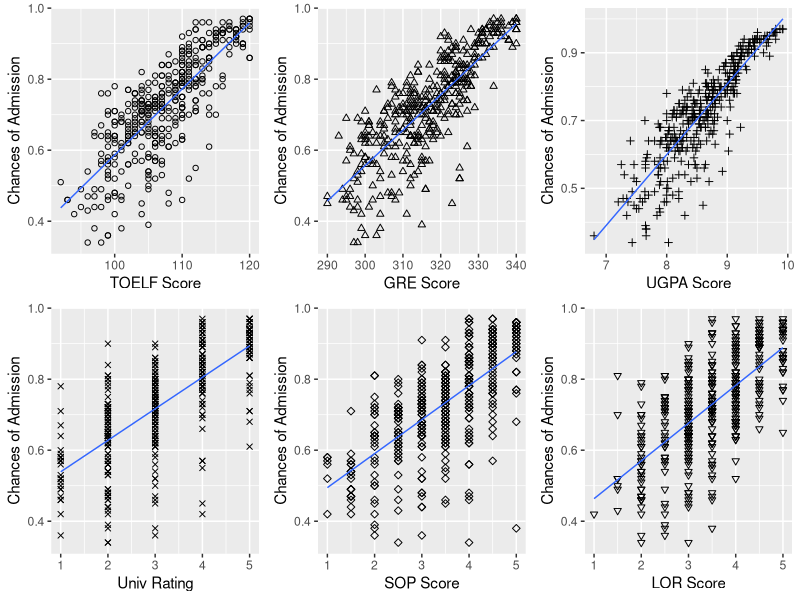
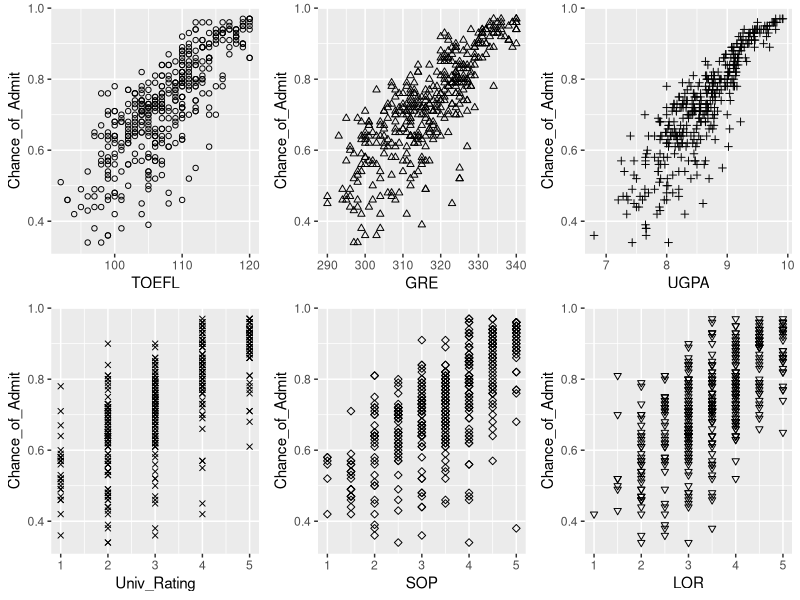
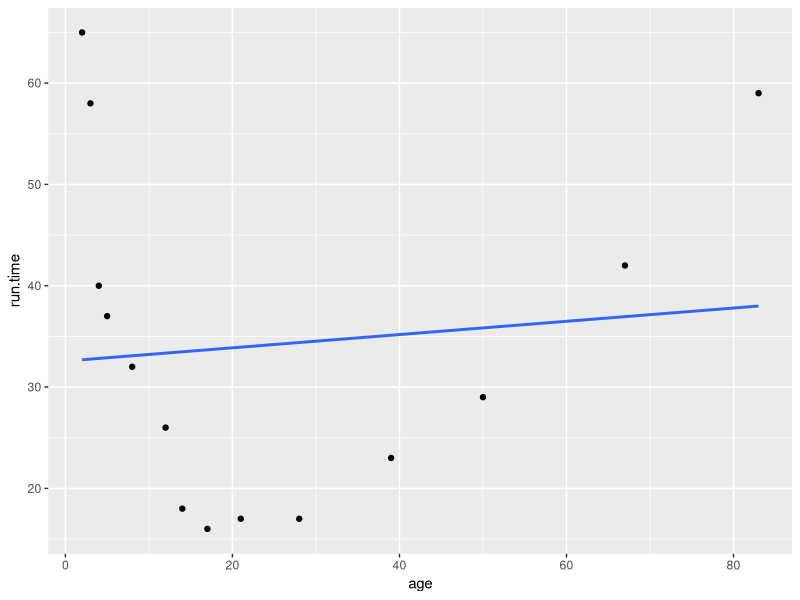

Write R code to recreate these figures, in order.
## ---- chunk 1
admission = read.csv("AdmissionPredict.csv")
# a)
library(ggplot2)
library(gridExtra)

plot1 = ggplot(admission, aes(x = TOEFL, y = Chance_of_Admit)) +
  geom_point(shape = 1) + 
  geom_smooth(method = lm, se = FALSE, size = 0.5) +
  labs(x = "TOELF Score", y = "Chances of Admission")

plot2 = ggplot(admission, aes(x = GRE, y = Chance_of_Admit)) +
  geom_point(shape = 2) + 
  geom_smooth(method = lm, se = FALSE, size = 0.5) +
  labs(x = "GRE Score", y = "Chances of Admission")

plot3 = ggplot(admission, aes(x = UGPA, y = Chance_of_Admit)) +
  geom_point(shape = 3) + 
  geom_smooth(method = lm, se = FALSE, size = 0.5) +
  labs(x = "UGPA Score", y = "Chances of Admission")

plot4 = ggplot(admission, aes(x = Univ_Rating, y = Chance_of_Admit)) +
  geom_point(shape = 4) + 
  geom_smooth(method = lm, se = FALSE, size = 0.5) +
  labs(x = "Univ Rating", y = "Chances of Admission")

plot5 = ggplot(admission, aes(x = SOP, y = Chance_of_Admit)) +
  geom_point(shape = 5) + 
  geom_smooth(method = lm, se = FALSE, size = 0.5) +
  labs(x = "SOP Score", y = "Chances of Admission")

plot6 = ggplot(admission, aes(x = LOR, y = Chance_of_Admit)) +
  geom_point(shape = 6) + 
  geom_smooth(method = lm, se = FALSE, size = 0.5) +
  labs(x = "LOR Score", y = "Chances of Admission")

grid.arrange(plot1,plot2,plot3,plot4,plot5,plot6, nrow = 2, ncol =3)

# Method 2
plots = list()
admit = c("TOEFL","GRE","UGPA","Univ_Rating","SOP","LOR")
for (ii in 1:length(admit)){
  plots[[ii]] = ggplot(admission, aes_string(x = admit[ii], y = "Chance_of_Admit")) +
    geom_point(shape = ii)
}

grid.arrange(plots[[1]],plots[[2]],plots[[3]],plots[[4]],plots[[5]],plots[[6]], nrow = 2, ncol = 3)

# b) The relationship seems to be in a Non-Linear Relationship

# c)
full_model = lm( formula = Chance_of_Admit ~ TOEFL + GRE + UGPA + Univ_Rating + SOP + LOR, 
                 data = admission)
summary(full_model)
# The model obtained is: (y is the chance of getting admitted)
# y = -1.4138594 + 0.027534(TOFEL) + 0.0022761(GRE) + 0.1198749(UGPA) + 0.0060620(Univ_Rating) - 0.0019614(SOP) + 0.0227486(LOR)


# d)
# All the terms are not significant. Univ_Rating and SOP are the non significant variables because their p values are grater than 0.05 and should be removed from the model. 

# e)
new_model = lm( formula = Chance_of_Admit ~ TOEFL + GRE + UGPA + LOR, 
                 data = admission)
summary(new_model)
# The model obtained is: (y is the chance of getting admitted)
# y = -1.4630686 + 0.0029252(TOFEL) + 0.0023179(GRE) + 0.1228233(UGPA) + 0.0239713(LOR)


# g)
y = -1.4630686 + 0.0029252*(118) + 0.0023179*(335) + 0.1228233*(7.6) + 0.0239713*(4)
y
## ---- chunk 2
# Define the vectors
age <- c(2, 3, 4, 5, 8, 12, 14, 17, 21, 28, 39, 50, 67, 83)
run.time <- c(65, 58, 40, 37, 32, 26, 18, 16, 17, 17, 23, 29, 42, 59)

# Load ggplot2 library
library(ggplot2)

# b) Plot the variables
ggplot(data = data.frame(age = age, run.time = run.time), aes(x = age, y = run.time)) +
  geom_point() +
  geom_smooth(method = "lm", se = FALSE) # Add linear regression line to visualize the form of the relationship

# c) Fit a linear regression model
model <- lm(run.time ~ age)

# Print out the model
summary(model)

# d) Predict run time for a 56-year-old person
new_age <- 56
predicted_time <- predict(model, newdata = data.frame(age = new_age))
print(paste("Predicted run time for a 56-year-old person:", round(predicted_time, 2), "seconds"))

# e) Calculate R-squared
rsquared <- summary(model)$r.squared
print(paste("R-squared value:", round(rsquared * 100, 2), "%"))
